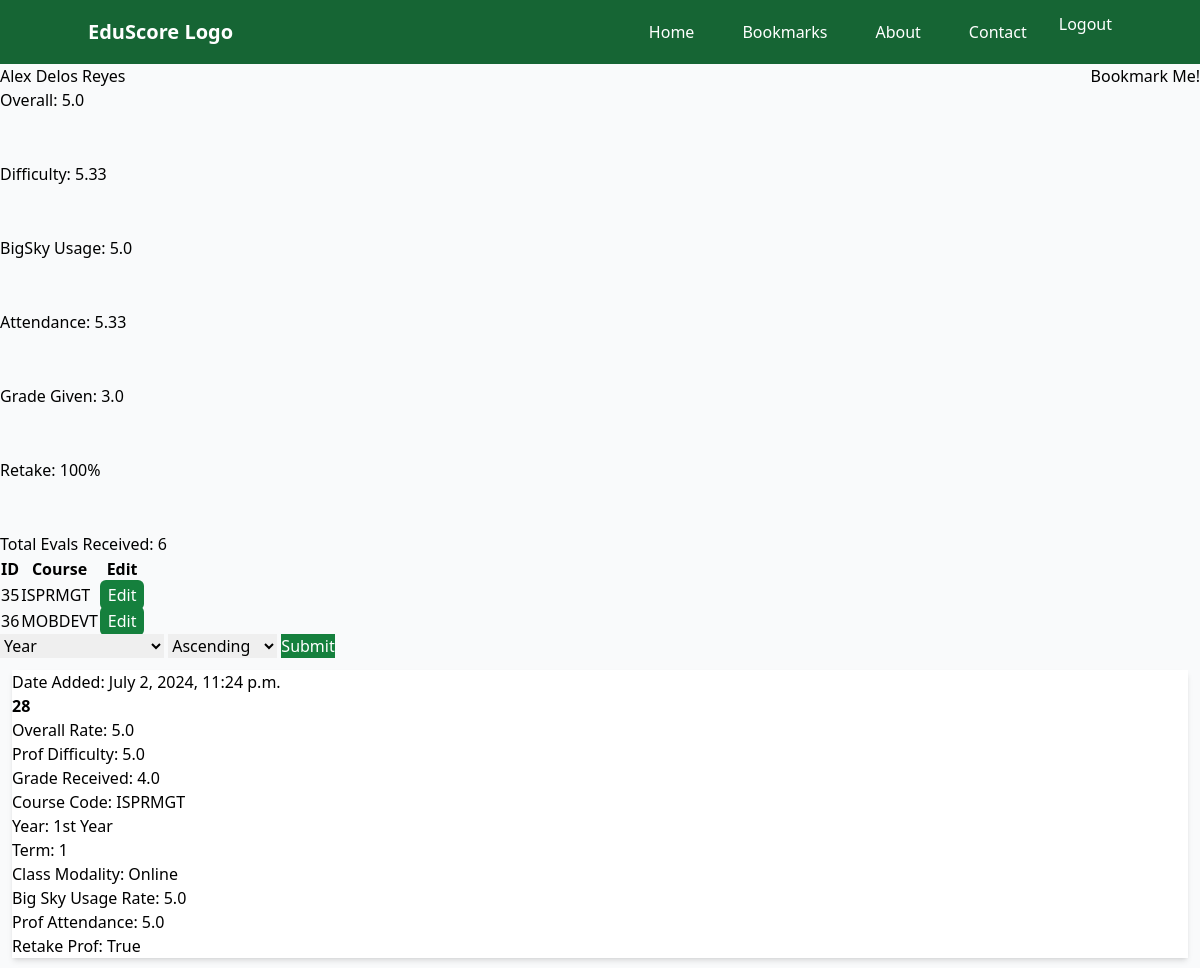
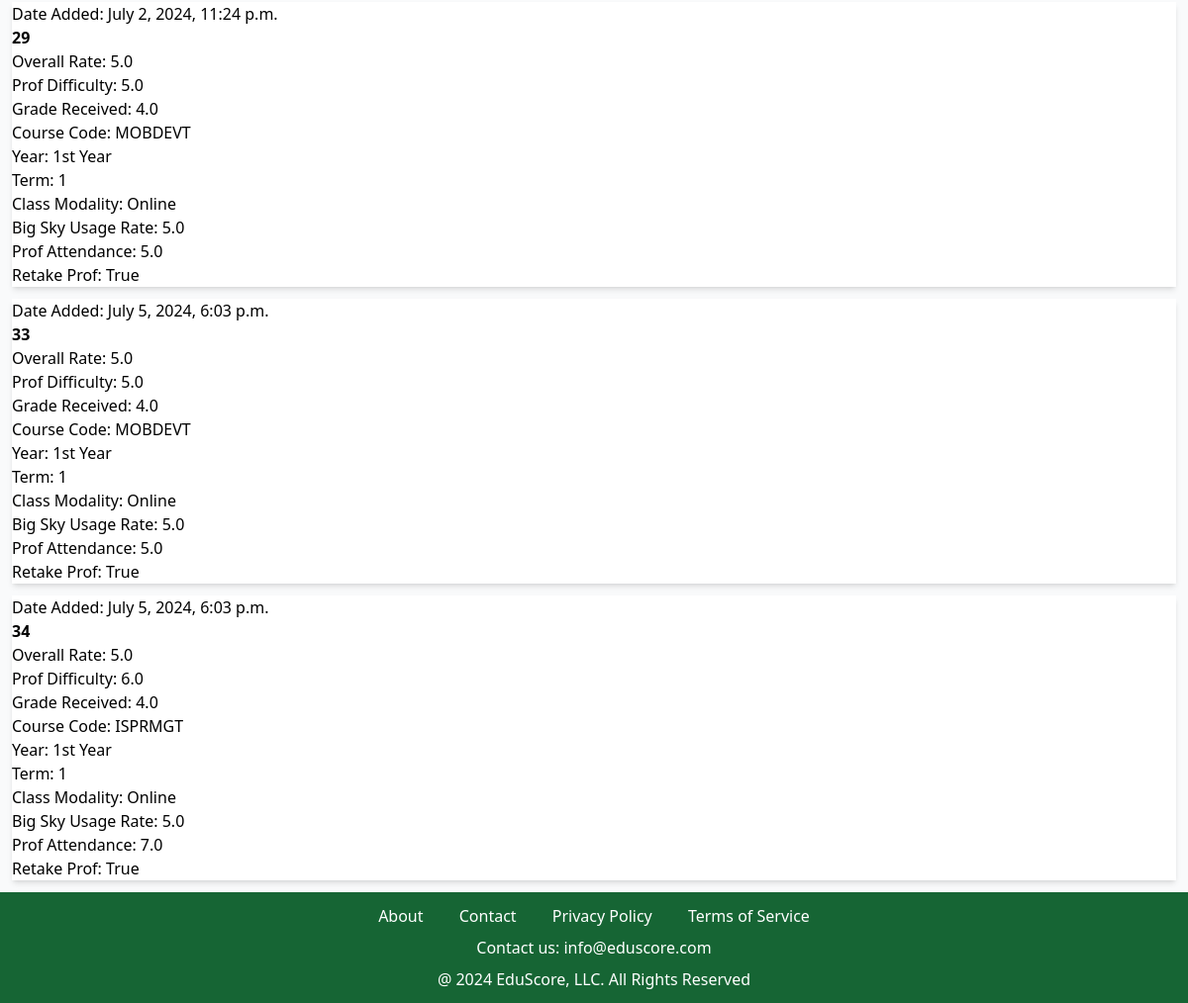
Page /teacher/1 (signed in) on the earlier database version (2 pictures, top to bottom).
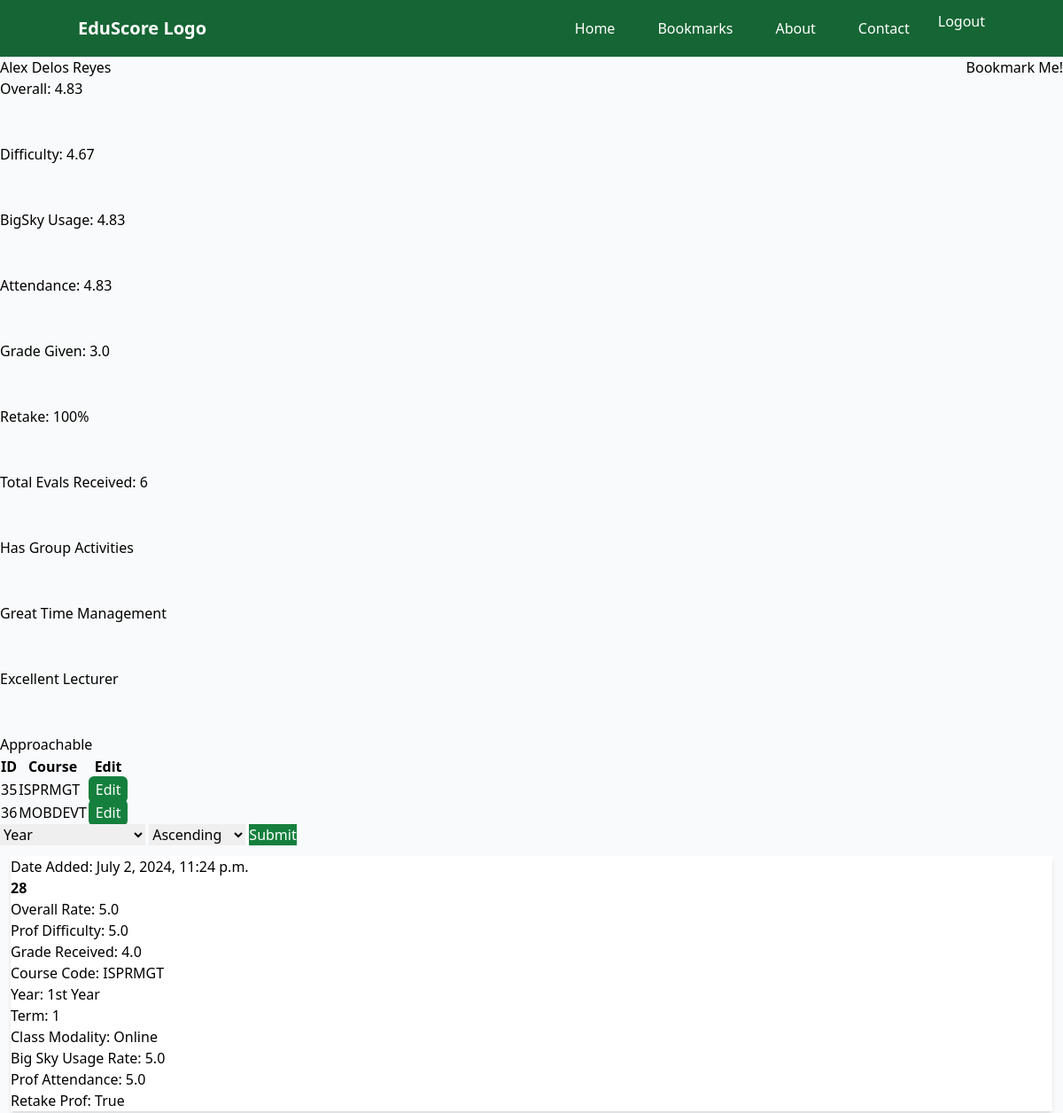
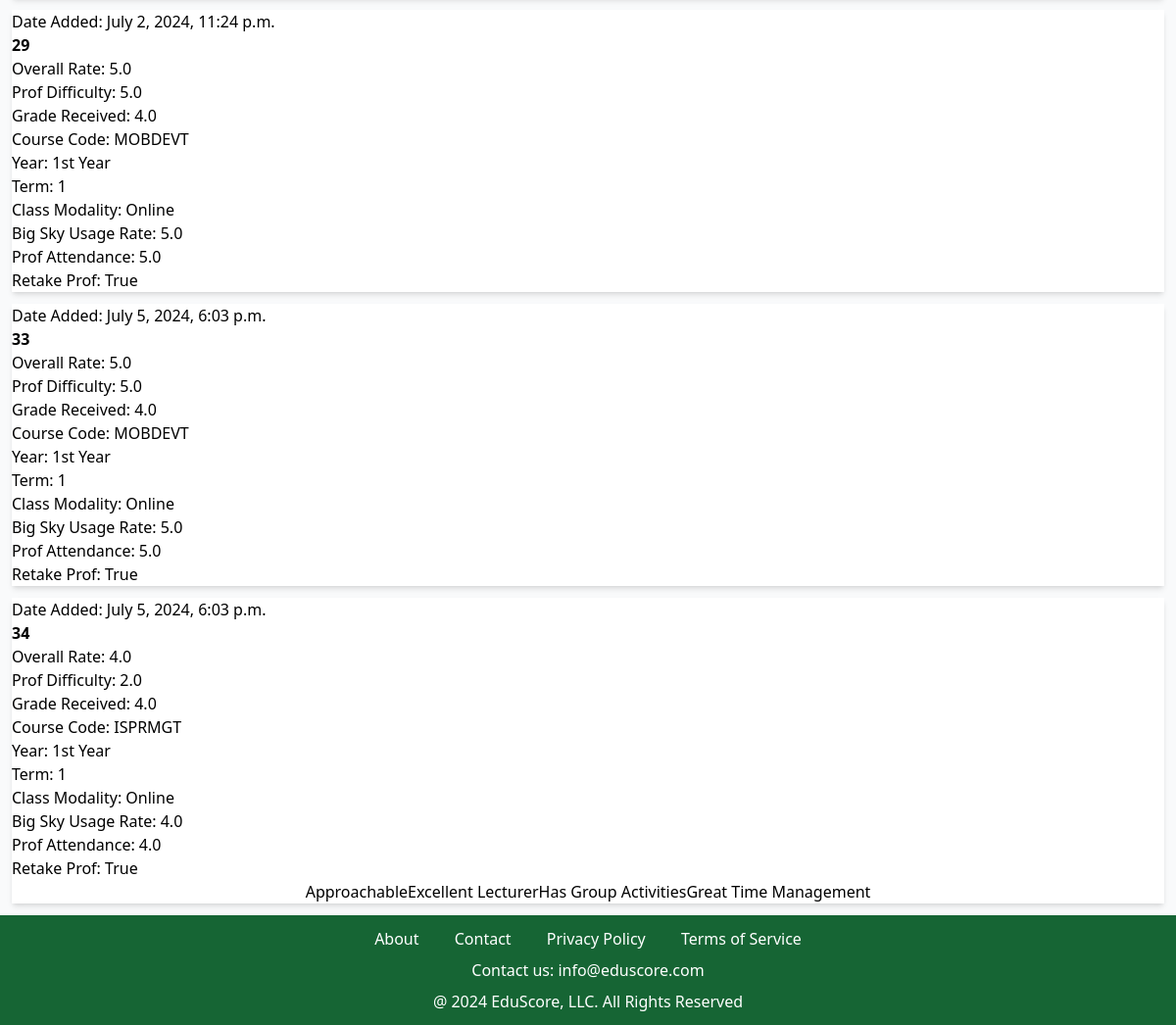
Same page on the later database version (2 pictures, top to bottom).
### EvalSys/models.py (models this page shows, shortened)
class EvaluationTB(models.Model):
    UserID = models.ForeignKey(User, on_delete=models.CASCADE)
    TeacherID = models.ForeignKey(TeacherTB, on_delete=models.CASCADE)
    CourseID = models.ForeignKey(CourseTB, on_delete=models.CASCADE)
    Year = models.CharField(max_length=50, null=False, blank=False)
    Term = models.IntegerField(null=False, blank=False)
    ClassModality = models.CharField(max_length=50, null=False, blank=False)
    OverallProfRate = models.FloatField(null=False, blank=False)
    ProfDifficulty = models.FloatField(null=False, blank=False)
    RetakeProf = models.BooleanField(null=False, blank=False)
    BigSkyUsageRate = models.FloatField(null=False, blank=False)
    ProfAttendance = models.FloatField(null=False, blank=False)
    GradeReceived = models.FloatField(null=True, blank=True)
    DateAdded = models.DateTimeField(default=timezone.now)
    class Meta:
        unique_together = ('UserID', 'TeacherID', 'CourseID')

class CourseTB(models.Model):
    CourseCode = models.CharField(unique=True, max_length=50, null=False, blank=False)
    CourseName = models.CharField(max_length=100, null=False, blank=False)
    Description = models.TextField(null=True, blank=True)

class TagTB(models.Model):
    TagName = models.CharField(max_length=100, null=False, blank=False)
    isHidden = models.BooleanField(null=False, blank=False)

class Evaluation_TagTB(models.Model):
    EvaluationID = models.ForeignKey(EvaluationTB, on_delete=models.CASCADE)
    TagID = models.ForeignKey(TagTB, on_delete=models.CASCADE)
    class Meta:
        unique_together = ('EvaluationID', 'TagID')

### EvalSys/views.py (the view, shortened to what this page needs)
# urls.py: path('teacher/<teacher_id>', views.TeacherInfo, name='TeacherInfo'),
@login_required(login_url='UserLogin')
def TeacherInfo(request, teacher_id):
    user = request.user
    TeacherRec = TeacherTB.objects.get(pk=teacher_id)
    TCourseRecs = Teacher_CourseTB.objects.filter(TeacherID=teacher_id)
    EvalRecs = EvaluationTB.objects.filter(TeacherID=teacher_id, UserID=user.id)
    try:
        Teacher_BookmarkTB.objects.get(TeacherID=teacher_id, UserID=user.id)
        isMark = True
    except:
        isMark = False
    showAdd = False
    showEdit = False
    if len(EvalRecs) > 0: showEdit = True
    if len(TCourseRecs) != len(EvalRecs): showAdd = True
    AllEvalRecs = EvaluationTB.objects.filter(TeacherID=teacher_id).aggregate(
        Average_Rate=Round(Avg('OverallProfRate', default=0), 2),
        Average_Difficulty=Round(Avg('ProfDifficulty', default=0), 2),
        Average_BSUsage=Round(Avg('BigSkyUsageRate', default=0), 2),
        Average_Attendance=Round(Avg('ProfAttendance', default=0), 2),
        Average_Grades=Round(Avg('GradeReceived', default=0))
    )
    Average_Retake = 0
    Total_WillRetake = EvaluationTB.objects.filter(TeacherID=teacher_id, RetakeProf=True).count()
    TotalNumEvals = EvaluationTB.objects.filter(TeacherID=teacher_id).count()
    if TotalNumEvals > 0:
        Average_Retake = int((Total_WillRetake/TotalNumEvals)*100)
    AllTagsGotten = (Evaluation_TagTB.objects.filter(EvaluationID__TeacherID_id=teacher_id)
                     .values('TagID__TagName').annotate(count=Count('TagID__TagName')).order_by('-count')[:5])
    AllStudentEvals = EvaluationTB.objects.filter(TeacherID=teacher_id).exclude(UserID=user.id)
    AllEvalTags = Evaluation_TagTB.objects.filter(EvaluationID__TeacherID=teacher_id).exclude(EvaluationID__UserID=user.id).order_by()
    return render(request, 'teacherInfo.html', {
        'prof': TeacherRec,
        'Courses': TCourseRecs,
        'Evals': EvalRecs,
        'showAdd': showAdd,
        'showEdit': showEdit,
        'Mark': isMark,
        'AllEvalRecs': AllEvalRecs,
        'TotalNumEvals': TotalNumEvals,
        'Average_Retake': Average_Retake,
        'TopTagRecs': AllTagsGotten,
        'AllStudentEvals': AllStudentEvals,
        'AllEvalTags': AllEvalTags})

### templates/teacherInfo.html (shortened to what this page needs)
{% extends 'temp_2.html' %}
{% block content %}
    <div>
        <div class="flex justify-between space-x-3">
            <p>{{ prof.FirstName }} {{ prof.LastName }}</p>
            {% if Mark == False %}
                <div>
                    <a href="{% url 'AddBM' prof.id %}">Bookmark Me!</a>
                </div>
            {% else %}
                <div>
                    <a href="{% url 'DelBM' prof.id %}">Remove Bookmark</a>
                </div>
            {% endif %}
        </div>
        <div class="space-y-[50px]">
            <p>Overall: {{ AllEvalRecs.Average_Rate }}</p>
            <p>Difficulty: {{ AllEvalRecs.Average_Difficulty }}</p>
            <p>BigSky Usage: {{ AllEvalRecs.Average_BSUsage }}</p>
            <p>Attendance: {{ AllEvalRecs.Average_Attendance }}</p>
            <p>Grade Given: {{ AllEvalRecs.Average_Grades }}</p>
            <p>Retake: {{ Average_Retake }}%</p>
            <p>Total Evals Received: {{ TotalNumEvals }}</p>
            {% for item in TopTagRecs %}
                <p>{{ item.TagID__TagName }}</p>
            {% endfor %}
        </div>
        {% if showEdit == True %}
            <table>
                <tr>
                    <th>ID</th>
                    <th>Course</th>
                    <th>Edit</th>
                </tr>
                {% for record in Evals %}
                    <tr>
                        <td>{{ record.id }}</td>
                        <td>{{ record.CourseID.CourseCode }}</td>
                        <td>
                            <a class="px-2 py-1 rounded-md bg-green-700 text-white" href="{% url 'EditEval' record.id %}">Edit</a>
                        </td>
                    </tr>
                {% endfor %}
            </table>
        {% endif %}
    </div>
    <div>
        <form action="{% url 'TeacherInfo' prof.id %}" method="POST">
            <select name="Type" id="Type">
                <option value="Year">Year</option>
            </select>
            <select name="Arrange" id="Arrange">
                <option value="Asc">Ascending</option>
            </select>
            <button type="submit" class="bg-green-700 text-white">Submit</button>
        </form>
    </div>
    <div class="">
        {% for eval in AllStudentEvals %}
            <div class="bg-white shadow-md m-3">
                <p>Date Added: {{ eval.DateAdded }}</p>
                <p class="font-bold">{{ eval.id }}</p>
                <p>Overall Rate: {{ eval.OverallProfRate }}</p>
                <p>Prof Difficulty: {{ eval.ProfDifficulty }}</p>
                <p>Grade Received: {{ eval.GradeReceived }}</p>
                <p>Course Code: {{ eval.CourseID.CourseCode }}</p>
                <p>Year: {{eval.Year }}</p>
                <p>Term: {{ eval.Term }}</p>
                <p>Class Modality: {{ eval.ClassModality }}</p>
                <p>Big Sky Usage Rate: {{ eval.BigSkyUsageRate }}</p>
                <p>Prof Attendance: {{ eval.ProfAttendance }}</p>
                <p>Retake Prof: {{ eval.RetakeProf }}</p>
                <div class="flex justify-center">
                   {% for tag in AllEvalTags %}
                        {% if tag.EvaluationID.id == eval.id %}
                            <p>{{ tag.TagID.TagName }}</p>
                        {% endif %}
                    {% endfor %}
                </div>
            </div>
        {% endfor %}
    </div>
{% endblock %}

Differences in the rows shown:
now on this page (row unchanged): TagTB: TagID__TagName "Has Group Activities"
now on this page (row unchanged): TagTB: TagID__TagName "Great Time Management"
now on this page (row unchanged): TagTB: TagID__TagName "Excellent Lecturer"
now on this page (row unchanged): TagTB: TagID__TagName "Approachable"
changed EvaluationTB id 34: OverallProfRate "5.0" → "4.0"; ProfDifficulty "6.0" → "2.0"; BigSkyUsageRate "5.0" → "4.0"; ProfAttendance "7.0" → "4.0"
added Evaluation_TagTB: TagID.TagName "Approachable", shown under EvaluationTB id 34
added Evaluation_TagTB: TagID.TagName "Excellent Lecturer", shown under EvaluationTB id 34
added Evaluation_TagTB: TagID.TagName "Has Group Activities", shown under EvaluationTB id 34
added Evaluation_TagTB: TagID.TagName "Great Time Management", shown under EvaluationTB id 34
Other differences:
{{ AllEvalRecs.Average_Rate }}: "5.0" → "4.83"
{{ AllEvalRecs.Average_Difficulty }}: "5.33" → "4.67"
{{ AllEvalRecs.Average_BSUsage }}: "5.0" → "4.83"
{{ AllEvalRecs.Average_Attendance }}: "5.33" → "4.83"
